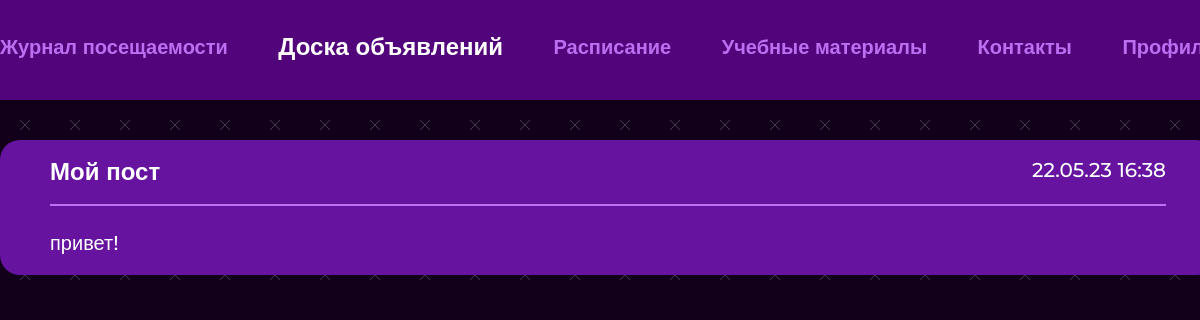
Before: / (signed in) with the older database file.
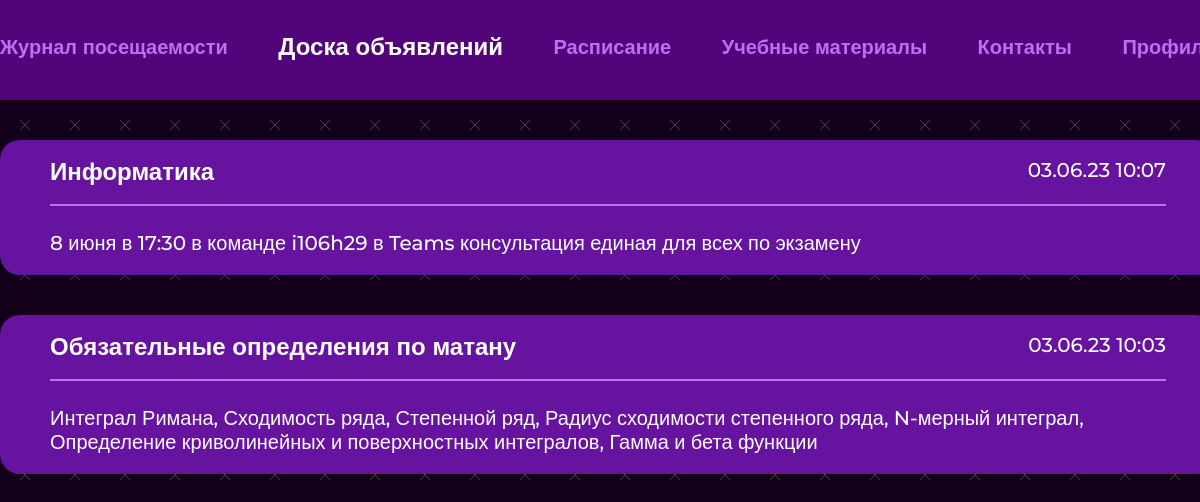
After: the same page with the newer database file.
### main/models.py (models this page shows, shortened)
class Post(models.Model):
    title = models.CharField(max_length=100)
    text = models.TextField()
    time = models.DateTimeField(auto_now_add=True)
    room = models.ForeignKey(Room, on_delete=models.CASCADE)

### main/views.py (the view)
# urls.py: path('', views.index, name='index'),
@login_required()
def index(request):
    cur_student = get_student(request)
    posts = Post.objects.filter(room=cur_student.room).order_by('-time')
    contex = {
        'posts': posts,
        'navbar': 'index',
        'perm': get_perm(cur_student.permission)
    }
    return render(request, "main/index.html", context=contex)

### main/views.py (called while the page is built)
def get_student(request):
    return Student.objects.get(user=request.user)

def get_perm(permission):
    if permission == 0:
        return False
    return True

### main/templates/main/index.html (shortened to what this page needs)
{% extends 'main/base.html' %}
{% load static %}
{% block content %}
        <div class="container">
          <div class="board__container">
            {% for elem in posts %}
            <div class="board__cell">
              <div class="board__box">
                <h4 class="board__title">
                  {{ elem.title }}
                </h4>
                <p class="board__date">
                  {{ elem.time|date:"d.m.y" }} {{ elem.time|time:"H:i" }}
                </p>
              </div>
              <p class="board__text">
                  {{ elem.text }}
              </p>
            </div>
            {% endfor %}
          </div>
        </div>
{% endblock content%}

### main/templates/main/base.html (shortened to what this page needs)
<!DOCTYPE html>
{% load static %}
<html lang="en">
  <head>
    <link rel="stylesheet" href="https://unicons.iconscout.com/release/v4.0.8/css/line.css">
    <link rel="stylesheet" href="{% static 'main/css/main.css' %}">
    <link
          rel="stylesheet"
          href="https://cdnjs.cloudflare.com/ajax/libs/animate.css/4.1.1/animate.min.css"
    />
  </head>
  <body>
    <div class="wrapper">
      <header class="header">
        <div class="container">
          <div class="header__container">
          <a href="{% url 'log' %}" class="header__link {% if navbar == 'log' or navbar == 'lesson' %} header__selected {% endif %}">Журнал посещаемости</a>
          <a href="{% url 'index' %}" class="header__link {% if navbar == 'index' %} header__selected {% endif %}">Доска объявлений</a>
          <a href="{% url 'timetable' %}" class="header__link {% if navbar == 'timetable' %} header__selected {% endif %}">Расписание</a>
          <a href="{% url 'materials' %}" class="header__link {% if navbar == 'materials' %} header__selected {% endif %}">Учебные материалы</a>
          <a href="{% url 'contacts' %}" class="header__link {% if navbar == 'contacts' %} header__selected {% endif %}">Контакты</a>
          <a href="{% url 'profile' %}" class="header__link {% if navbar == 'profile' %} header__selected {% endif %}">Профиль</a>
          </div>
        </div>
      </header>
      <main class="main">
        {% block content %}{% endblock content%}
      </main>
    </div>
  </body>
</html>

### main/static/main/css/main.css (style rules this page uses)
* { padding: 0; margin: 0; border: 0; }
*, *:before, *:after { -webkit-box-sizing: border-box; box-sizing: border-box; }
nav, footer, header, aside { display: block; }
html, body { width: 100%; line-height: 1; font-size: 16px; -ms-text-size-adjust: 100%; -moz-text-size-adjust: 100%; -webkit-text-size-adjust: 100%; }
a, a:visited { text-decoration: none; }
h1, h2, h3, h4, h5, h6, a { font-size: inherit; }
body { font-family: "Montserrat", sans-serif; background: url("./img/bg.jpg"); background-size: 50px; }
.container { width: 1216px; margin: 0 auto; }
.header { background: #52057B; padding: 35px 0; height: 100px; }
.header__container { display: -webkit-box; display: -ms-flexbox; display: flex; -webkit-box-pack: justify; -ms-flex-pack: justify; justify-content: space-between; -webkit-box-align: center; -ms-flex-align: center; align-items: center; height: 24px; }
.header__link { font-weight: 700; font-size: 20px; color: #BC6FF1; -webkit-transition: all 0.2s ease-in-out; transition: all 0.2s ease-in-out; }
.header__selected { -webkit-transition: all 0.2s ease-in-out; transition: all 0.2s ease-in-out; font-size: 24px; color: #FFFFFF; }
.main { margin: 40px 0; }
.board__container { display: -webkit-box; display: -ms-flexbox; display: flex; -webkit-box-align: center; -ms-flex-align: center; align-items: center; gap: 40px; -webkit-box-orient: vertical; -webkit-box-direction: normal; -ms-flex-direction: column; flex-direction: column; }
.board__cell { padding: 20px 50px; width: 1216px; background: #66139F; border-radius: 20px; display: -webkit-box; display: -ms-flexbox; display: flex; -webkit-box-orient: vertical; -webkit-box-direction: normal; -ms-flex-direction: column; flex-direction: column; gap: 25px; }
.board__box { display: -webkit-box; display: -ms-flexbox; display: flex; -webkit-box-pack: justify; -ms-flex-pack: justify; justify-content: space-between; padding-bottom: 20px; border-bottom: 2px solid #BC6FF1; }
.board__title { font-weight: 700; font-size: 24px; color: #FFFFFF; }
.board__date { font-weight: 500; font-size: 20px; color: #FFFFFF; }
.board__text { font-weight: 500; font-size: 20px; color: #fff; line-height: 24px; }

Changed rows visible on the page:
removed Post: title "Мой пост", time "22.05.23", time "16:38", text "привет!"
added Post: title "Информатика", time "03.06.23", time "10:07", text "8 июня в 17:30 в команде i106h29 в Teams консультация единая для всех по экзамену"
added Post: title "Обязательные определения по матану", time "03.06.23", time "10:03", text "Интеграл Римана, Сходимость ряда, Степенной ряд, Радиус сходимости степенного ряда, N-мерный интеграл, Определение криволинейных и поверхностных интегралов, Гамма и бета функции"
